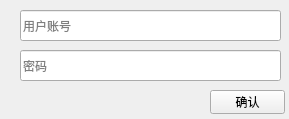
<?xml version="1.0" encoding="UTF-8"?>
<ui version="4.0">
 <class>login</class>
 <widget class="QWidget" name="login">
  <property name="geometry">
   <rect>
    <x>0</x>
    <y>0</y>
    <width>289</width>
    <height>119</height>
   </rect>
  </property>
  <property name="windowTitle">
   <string>Form</string>
  </property>
  <widget class="QLineEdit" name="login_name">
   <property name="geometry">
    <rect>
     <x>20</x>
     <y>10</y>
     <width>261</width>
     <height>31</height>
    </rect>
   </property>
   <property name="inputMask">
    <string/>
   </property>
   <property name="text">
    <string/>
   </property>
   <property name="frame">
    <bool>true</bool>
   </property>
   <property name="readOnly">
    <bool>false</bool>
   </property>
   <property name="placeholderText">
    <string>用户账号</string>
   </property>
  </widget>
  <widget class="QLineEdit" name="password">
   <property name="geometry">
    <rect>
     <x>20</x>
     <y>50</y>
     <width>261</width>
     <height>31</height>
    </rect>
   </property>
   <property name="text">
    <string/>
   </property>
   <property name="placeholderText">
    <string>密码</string>
   </property>
  </widget>
  <widget class="QPushButton" name="checkout">
   <property name="geometry">
    <rect>
     <x>210</x>
     <y>90</y>
     <width>75</width>
     <height>24</height>
    </rect>
   </property>
   <property name="text">
    <string>确认</string>
   </property>
  </widget>
 </widget>
 <resources/>
 <connections/>
</ui>
